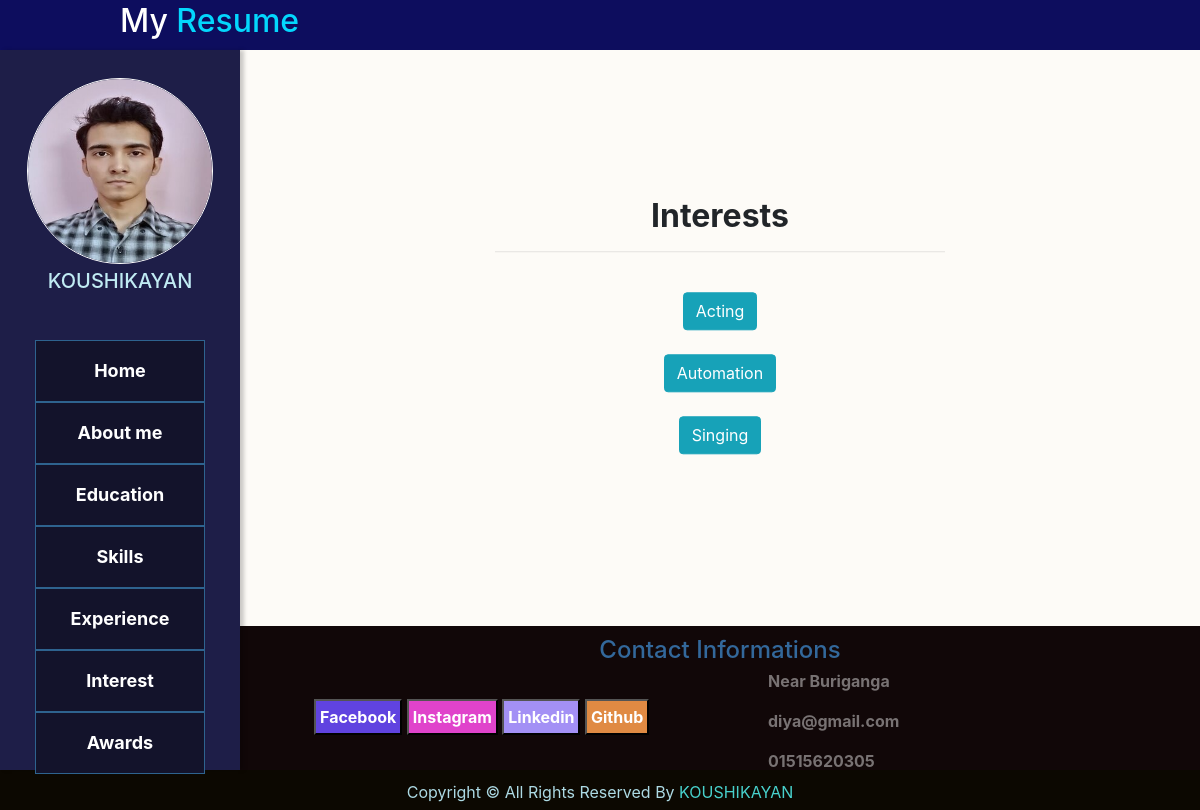
Screenshot of /koushikayan/interest with the database file from the repository.
### portfolioapp/models.py (models this page shows, shortened)
class Profile(models.Model):
    user = models.OneToOneField(User, primary_key = True, on_delete = models.CASCADE)
    name = models.CharField(max_length = 50)
    image = models.ImageField()

class Interest(models.Model):
    user = models.ForeignKey(User,  on_delete = models.CASCADE)
    title =  models.CharField(max_length = 50)

class Contact(models.Model):
    user = models.OneToOneField(User, primary_key = True, on_delete = models.CASCADE)
    address = models.TextField()
    email = models.CharField(max_length = 50)
    phone_no = models.CharField(max_length=12)
    facebook = models.CharField(max_length = 250, blank = True, null = True)
    instagram = models.CharField(max_length = 250, blank = True, null = True)
    linkedin = models.CharField(max_length = 250, blank = True, null = True)
    github = models.CharField(max_length = 250, blank = True, null = True)

### portfolioapp/views.py (the view)
# urls.py: path('<name>/interest', interest, name= 'interest'),
def interest(request,name):
    profile = Profile.objects.get(user__username = name)
    interest = Interest.objects.filter(user__username = name)
    contact = Contact.objects.get(user__username = name)
    context = {'interest':interest, 'profile': profile, 'contact':contact}
    return render(request, 'interest.html',context)

### templates/interest.html
{% extends 'base.html' %}
{% load static %}
{% block profile %}
        <img style="align-content: center; border: 1px solid white; " src="{{ profile.image.url}}" alt="This is profile picture">
{% endblock %}
{% block profileName %}
        <h5 style="text-transform: uppercase;">{{profile.user.username}}</h5>
{% endblock %}
{% block content %}
<link rel="stylesheet" href="{% static 'css/interest.css' %}">
    <div class="interest-div">
        <div class="row">
            <div class="col-md-6 interest">
                <h2><b>Interests</b></h2>
                <hr><br>
                {% for i in interest %}
                    <button class="btn btn-info">{{ i.title }}</button><br><br>
                {% endfor %}
            </div>
        </div>
    </div>
{% endblock %}
{% block contact %}
        <div class="left-contact">
                <div class="left-contact-content">
                    <button style="background-color: rgb(96, 67, 224); padding: 4px; margin-left: 50px;"><a href="{{contact.facebook}}" target="_blank" style="text-decoration: none; font-weight: bold; " >Facebook</a></button>
                    <button style="background-color: rgb(224, 67, 203); padding: 4px;"><a href="{{contact.instagram}}" target="_blank" style="text-decoration: none; font-weight: bold;">Instagram</a></button>
                    <button style="background-color: rgb(163, 144, 245); padding: 4px;"><a href="{{contact.linkedin}}" target="_blank" style="text-decoration: none; font-weight: bold;">Linkedin</a></button>
                    <button style="background-color: rgb(224, 138, 67); padding: 4px;"><a href="{{contact.github}}" target="_blank" style="text-decoration: none; font-weight: bold;">Github</a></button>
                </div>
        </div>
        <div class="right-contact">
                <div class="right-contact-content">
                        <p>{{contact.address}}</p>
                        <p>{{contact.email}}</p>
                        <p>{{contact.phone_no}}</p>
                </div>
        </div>
{% endblock %}
{% block rightsname %}
    {{profile.user.username}}
 {% endblock %}

### static/css/style.css (style rules this page uses)
* { margin: 0; padding: 0; }
a { text-decoration: none; color: white; }
.nav-top img { width: 186px; height: 186px; display: block; margin: auto; border-radius: 50%; margin-top:20px; }
.profile-name h5 { text-align: center; }
.left-contact { width: 50%; height:100%; }
.left-contact-content { width: 90%; height: 50%; margin: 0 auto; margin-top: 30px; }
.right-contact { width: 50%; height:100%; }
.right-contact-content { width: 80%; margin: 0 auto; }
.right-contact-content p { font-weight: bold; color: rgba(241, 241, 241, 0.459); }

### static/css/interest.css (style rules this page uses)
.interest-div { width: 100%; height: 100%; position: relative; }
.interest { width: 600px; margin:0 auto; text-align: center; text-justify: inter-word; position: absolute; top: 50%; left: 50%; transform: translate(-50%, -50%); }

### rows the page displays
Interest: title "Acting"
Interest: title "Automation"
Interest: title "Singing"
